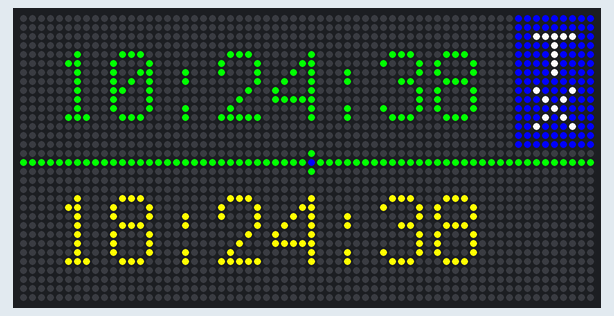
Simulated run of this program. Board: Adafruit Matrix Portal running CircuitPython. Parts: 64×32 RGB LED matrix. The clock reads 2024-03-15 10:24:30 at power-on unless the program sets it; files that are not in the repository are absent; what the program prints to the serial console is not drawn.

Above: at 8.6 s.
At 11.6 s:
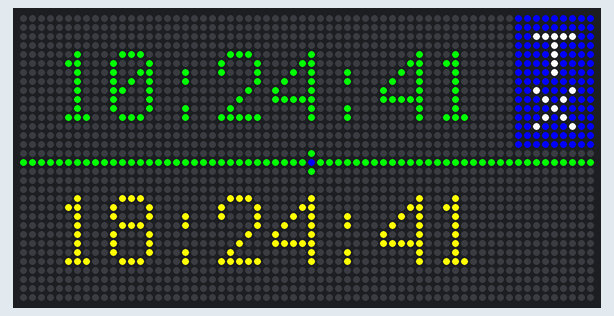
At 15.6 s:
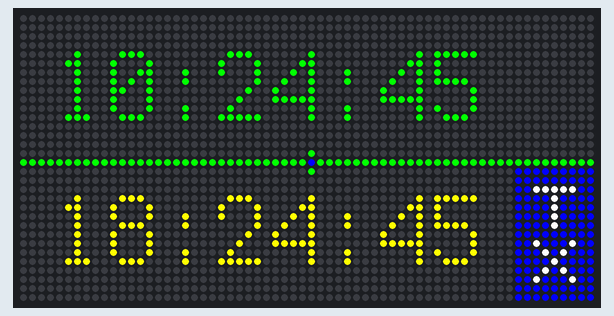
At 23.6 s:
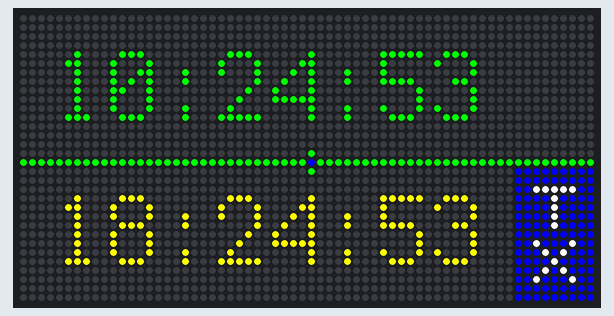
At 31.6 s:
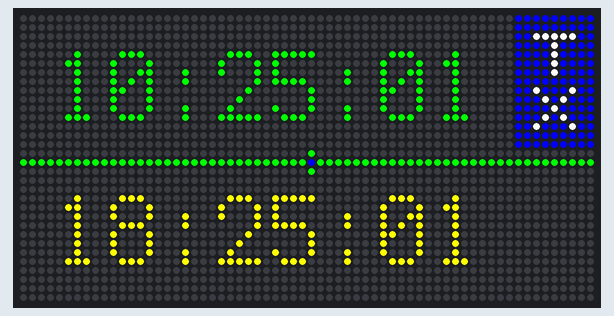
At 38.6 s:
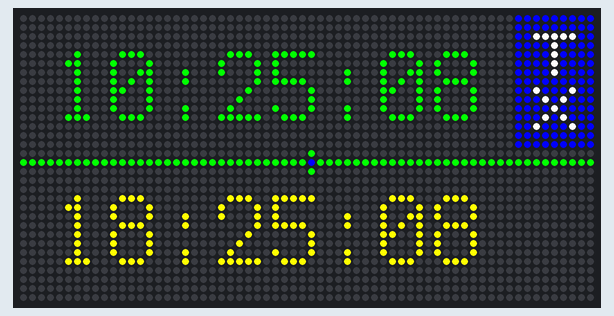

Measured:
- what the display in image 0 shows lasts 1.0 s, from 8.5 s to 9.5 s

The program:

HamClockV1.1.py
```python
# Ham Radio Clock V1.1: Displays local (PST) and UTC times with FT8 TX indicator
# - Local time on top (green), shifted left (x=4)
# - Green line (y=16) with green dots above (y=15) and below (y=17) at x=32
# - Blue drift dot moves on the line (1 pixel = 0.1s drift)
# - UTC time on bottom (yellow), shifted left (x=4)
# - "TX" box (blue X's, white O's via layers, 9x15) on right: top (0-14s, 30-44s), bottom (15-29s, 45-59s)
# - Syncs with Adafruit IO NTP every 5min, saves sync interval
# Created by Pete Parise and Grok 3 (xAI), Feb 22-23, 2025

import board
import time
import displayio
from adafruit_matrixportal.matrix import Matrix
from adafruit_matrixportal.network import Network
import terminalio
from adafruit_display_text import label
import os
from displayio import Palette, Bitmap

displayio.release_displays()
time.sleep(1)

matrix = Matrix(width=64, height=32, bit_depth=1)
display = matrix.display
time.sleep(1)

network = Network(status_neopixel=board.NEOPIXEL, debug=True)
time.sleep(5)

def fetch_time():
    """Fetch current time from Adafruit IO NTP service with fractional seconds."""
    try:
        current_time = network.get_local_time()
        if isinstance(current_time, str):
            time_parts = current_time.split(" ")
            time_str = time_parts[1]
            hours, minutes, seconds_ms = time_str.split(":")
            seconds, ms = seconds_ms.split(".")
            total_seconds = int(hours) * 3600 + int(minutes) * 60 + int(seconds) + int(ms) / 1000
            return (total_seconds // 3600) % 24, (total_seconds // 60) % 60, total_seconds % 60
        else:
            return current_time.tm_hour, current_time.tm_min, current_time.tm_sec
    except Exception:
        return None

def load_sync_interval():
    try:
        with open("/sync_interval.txt", "r") as f:
            return int(f.read().strip())
    except:
        return 3600

def save_sync_interval(interval):
    try:
        with open("/sync_interval.txt", "w") as f:
            f.write(str(interval))
    except:
        pass

ntp_time = fetch_time()
if ntp_time is not None:
    initial_hours, initial_minutes, initial_seconds = ntp_time
    print("Initial sync:", (initial_hours, initial_minutes, initial_seconds))
else:
    initial_hours, initial_minutes, initial_seconds = (0, 0, 0)
    print("Initial fetch failed, using 0:0:0")
start_mono = time.monotonic()
last_sync = start_mono
sync_interval = load_sync_interval()
last_drift_check = start_mono
drift_threshold = 1

local_label = label.Label(
    terminalio.FONT,
    text="00:00:00",
    color=0x00FF00,
    x=4, y=8
)
utc_label = label.Label(
    terminalio.FONT,
    text="00:00:00",
    color=0xFFFF00,
    x=4, y=24
)

line_palette = Palette(2)
line_palette[0] = 0x000000
line_palette[1] = 0x00FF00
line_bitmap = Bitmap(64, 1, 1)
for x in range(64): line_bitmap[x, 0] = 1
line_sprite = displayio.TileGrid(line_bitmap, pixel_shader=line_palette, x=0, y=16)

drift_palette = Palette(2)
drift_palette[0] = 0x000000
drift_palette[1] = 0x0000FF
drift_bitmap = Bitmap(1, 1, 1)
drift_bitmap[0, 0] = 1
drift_sprite = displayio.TileGrid(drift_bitmap, pixel_shader=drift_palette, x=32, y=16)

dot_palette = Palette(2)
dot_palette[0] = 0x000000
dot_palette[1] = 0x00FF00
dot_bitmap = Bitmap(1, 1, 1)
dot_bitmap[0, 0] = 1
dot_above = displayio.TileGrid(dot_bitmap, pixel_shader=dot_palette, x=32, y=15)
dot_below = displayio.TileGrid(dot_bitmap, pixel_shader=dot_palette, x=32, y=17)

# TX Indicator: 9x15 box (blue X's layer)
tx_blue_palette = Palette(2)
tx_blue_palette[0] = 0x000000  # Black
tx_blue_palette[1] = 0x0000FF  # Blue
tx_blue_bitmap = Bitmap(9, 15, 1)
# Row 0-1: XXXXXXXXX
for y in range(2):
    for x in range(9):
        tx_blue_bitmap[x, y] = 1
# Row 2: XXOOOOOXX
tx_blue_bitmap[0, 2] = 1; tx_blue_bitmap[1, 2] = 1; tx_blue_bitmap[7, 2] = 1; tx_blue_bitmap[8, 2] = 1
# Row 3-6: XXXXOXXXX
for y in range(3, 7):
    tx_blue_bitmap[0, y] = 1; tx_blue_bitmap[1, y] = 1; tx_blue_bitmap[2, y] = 1; tx_blue_bitmap[3, y] = 1
    tx_blue_bitmap[5, y] = 1; tx_blue_bitmap[6, y] = 1; tx_blue_bitmap[7, y] = 1; tx_blue_bitmap[8, y] = 1
# Row 7: XXXXXXXXX
for x in range(9): tx_blue_bitmap[x, 7] = 1
# Row 8: XXOXXXOXX
tx_blue_bitmap[0, 8] = 1; tx_blue_bitmap[1, 8] = 1; tx_blue_bitmap[3, 8] = 1; tx_blue_bitmap[4, 8] = 1
tx_blue_bitmap[5, 8] = 1; tx_blue_bitmap[7, 8] = 1; tx_blue_bitmap[8, 8] = 1
# Row 9: XXXOXOXXX
tx_blue_bitmap[0, 9] = 1; tx_blue_bitmap[1, 9] = 1; tx_blue_bitmap[2, 9] = 1
tx_blue_bitmap[4, 9] = 1; tx_blue_bitmap[6, 9] = 1; tx_blue_bitmap[7, 9] = 1; tx_blue_bitmap[8, 9] = 1
# Row 10: XXXXOXXXX
tx_blue_bitmap[0, 10] = 1; tx_blue_bitmap[1, 10] = 1; tx_blue_bitmap[2, 10] = 1; tx_blue_bitmap[3, 10] = 1
tx_blue_bitmap[5, 10] = 1; tx_blue_bitmap[6, 10] = 1; tx_blue_bitmap[7, 10] = 1; tx_blue_bitmap[8, 10] = 1
# Row 11: XXXOXOXXX
tx_blue_bitmap[0, 11] = 1; tx_blue_bitmap[1, 11] = 1; tx_blue_bitmap[2, 11] = 1
tx_blue_bitmap[4, 11] = 1; tx_blue_bitmap[6, 11] = 1; tx_blue_bitmap[7, 11] = 1; tx_blue_bitmap[8, 11] = 1
# Row 12: XXOXXXOXX
tx_blue_bitmap[0, 12] = 1; tx_blue_bitmap[1, 12] = 1; tx_blue_bitmap[3, 12] = 1; tx_blue_bitmap[4, 12] = 1
tx_blue_bitmap[5, 12] = 1; tx_blue_bitmap[7, 12] = 1; tx_blue_bitmap[8, 12] = 1
# Row 13-14: XXXXXXXXX
for y in range(13, 15):
    for x in range(9):
        tx_blue_bitmap[x, y] = 1
tx_blue_sprite = displayio.TileGrid(tx_blue_bitmap, pixel_shader=tx_blue_palette, x=55, y=0)

# White O's layer
tx_white_palette = Palette(2)
tx_white_palette[0] = 0x0000FF  # Blue (your tweak)
tx_white_palette[1] = 0xFFFFFF  # White
tx_white_bitmap = Bitmap(9, 15, 1)
# Row 2: XXOOOOOXX
tx_white_bitmap[2, 2] = 1; tx_white_bitmap[3, 2] = 1; tx_white_bitmap[4, 2] = 1; tx_white_bitmap[5, 2] = 1; tx_white_bitmap[6, 2] = 1
# Row 3-6: XXXXOXXXX
for y in range(3, 7): tx_white_bitmap[4, y] = 1
# Row 8: XXOXXXOXX
tx_white_bitmap[2, 8] = 1; tx_white_bitmap[6, 8] = 1
# Row 9: XXXOXOXXX
tx_white_bitmap[3, 9] = 1; tx_white_bitmap[5, 9] = 1
# Row 10: XXXXOXXXX
tx_white_bitmap[4, 10] = 1
# Row 11: XXXOXOXXX
tx_white_bitmap[3, 11] = 1; tx_white_bitmap[5, 11] = 1
# Row 12: XXOXXXOXX
tx_white_bitmap[2, 12] = 1; tx_white_bitmap[6, 12] = 1
tx_white_sprite = displayio.TileGrid(tx_white_bitmap, pixel_shader=tx_white_palette, x=55, y=0)

group = displayio.Group()
group.append(local_label)
group.append(line_sprite)
group.append(dot_above)
group.append(dot_below)
group.append(drift_sprite)
group.append(tx_blue_sprite)
group.append(tx_white_sprite)
group.append(utc_label)
try:
    display.show(group)
except Exception as e:
    with open("/error.txt", "w") as f:
        f.write("Display Error: {}\n".format(str(e)))

while True:
    elapsed = time.monotonic() - start_mono
    total_seconds = (initial_hours * 3600 + initial_minutes * 60 + initial_seconds) + elapsed
    local_hours = int(total_seconds // 3600) % 24
    local_minutes = int(total_seconds // 60) % 60
    local_seconds = total_seconds % 60
    utc_hours = int((total_seconds + 8 * 3600) // 3600) % 24
    utc_minutes = int((total_seconds + 8 * 3600) // 60) % 60
    utc_seconds = (total_seconds + 8 * 3600) % 60
    local_str = "{:02d}:{:02d}:{:02d}".format(local_hours, local_minutes, int(local_seconds))
    utc_str = "{:02d}:{:02d}:{:02d}".format(utc_hours, utc_minutes, int(utc_seconds))
    local_label.text = local_str
    utc_label.text = utc_str

    sec_in_minute = int(local_seconds) % 60
    if (0 <= sec_in_minute <= 14) or (30 <= sec_in_minute <= 44):
        tx_blue_sprite.y = 0
        tx_white_sprite.y = 0
    else:
        tx_blue_sprite.y = 17
        tx_white_sprite.y = 17

    if time.monotonic() - last_drift_check >= 300:
        ntp_time = fetch_time()
        if ntp_time is not None:
            ntp_hours, ntp_minutes, ntp_seconds = ntp_time
            local_total = local_hours * 3600 + local_minutes * 60 + local_seconds
            ntp_total = ntp_hours * 3600 + ntp_minutes * 60 + ntp_seconds
            if ntp_hours < local_hours and time.monotonic() - last_sync > 43200:
                ntp_total += 86400
            drift = ntp_total - local_total
            dot_pos = max(0, min(63, 32 + int(drift * 10)))
            drift_sprite.x = dot_pos
            if abs(drift) > drift_threshold:
                elapsed_since_sync = time.monotonic() - last_sync
                drift_rate = abs(drift) / elapsed_since_sync
                new_interval = int(drift_threshold / drift_rate)
                sync_interval = max(300, min(new_interval, 86400))
                save_sync_interval(sync_interval)
                initial_hours, initial_minutes, initial_seconds = ntp_time
                start_mono = time.monotonic()
                last_sync = start_mono
            last_drift_check = time.monotonic()

    if time.monotonic() - last_sync >= sync_interval:
        sync_time = fetch_time()
        if sync_time is not None:
            initial_hours, initial_minutes, initial_seconds = sync_time
            start_mono = time.monotonic()
            last_sync = start_mono

    display.show(group)
    time.sleep(1)
```
